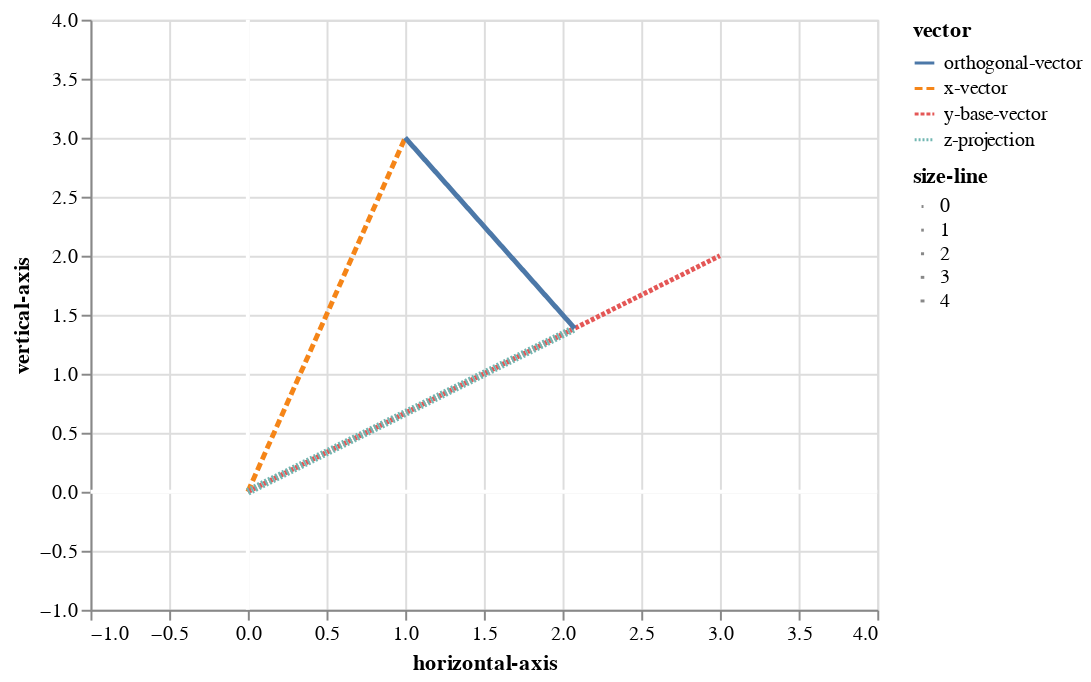

The code cell stored with this chart in its notebook:
### Code cell
chart = alt.Chart(df).mark_line().encode(
    x=alt.X('dim-1', axis=alt.Axis(title='horizontal-axis')),
    y=alt.Y('dim-2', axis=alt.Axis(title='vertical-axis')),
    color='vector',
    strokeDash='vector',
    size = 'size-line')

base_coor(-1.0, 4.0) + chart

### Figure 1 — Vega-Lite specification as saved in the notebook (floating-point values rounded to 4 significant figures)
{"usermeta": {"embedOptions": {"theme": "dark"}}, "config": {"view": {"continuousWidth": 400, "continuousHeight": 300}}, "layer": [{"mark": {"type": "line", "color": "white"}, "encoding": {"x": {"field": "horizontal", "type": "quantitative"}, "y": {"field": "vertical", "type": "quantitative"}}}, {"mark": {"type": "line", "color": "white"}, "encoding": {"x": {"field": "vertical", "type": "quantitative"}, "y": {"field": "horizontal", "type": "quantitative"}}}, {"data": {"name": "data-fae3a4238031b3bda30da25b0bfbb236"}, "mark": "line", "encoding": {"color": {"field": "vector", "type": "nominal"}, "size": {"field": "size-line", "type": "quantitative"}, "strokeDash": {"field": "vector", "type": "nominal"}, "x": {"axis": {"title": "horizontal-axis"}, "field": "dim-1", "type": "quantitative"}, "y": {"axis": {"title": "vertical-axis"}, "field": "dim-2", "type": "quantitative"}}}], "data": {"name": "data-e28b18115621143603ed81a2a2f08951"}, "$schema": "https://vega.github.io/schema/vega-lite/v4.17.0.json", "datasets": {"data-e28b18115621143603ed81a2a2f08951": [{"horizontal": -1.0, "vertical": 0.0}, {"horizontal": 4.0, "vertical": 0.0}], "data-fae3a4238031b3bda30da25b0bfbb236": [{"dim-1": 0.0, "dim-2": 0.0, "vector": "x-vector", "size-line": 2}, {"dim-1": 1.0, "dim-2": 3.0, "vector": "x-vector", "size-line": 2}, {"dim-1": 0.0, "dim-2": 0.0, "vector": "y-base-vector", "size-line": 2}, {"dim-1": 3.0, "dim-2": 2.0, "vector": "y-base-vector", "size-line": 2}, {"dim-1": 0.0, "dim-2": 0.0, "vector": "z-projection", "size-line": 4}, {"dim-1": 2.077, "dim-2": 1.385, "vector": "z-projection", "size-line": 4}, {"dim-1": 1.0, "dim-2": 3.0, "vector": "orthogonal-vector", "size-line": 2}, {"dim-1": 2.077, "dim-2": 1.385, "vector": "orthogonal-vector", "size-line": 2}]}}
